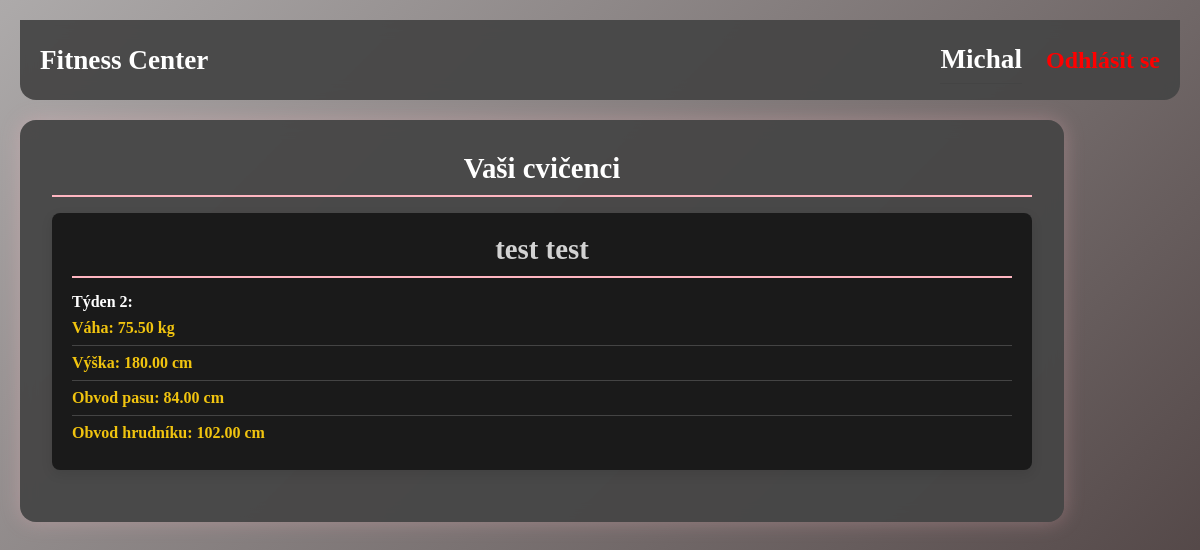
Screenshot of /src/views/dashboardTrener_page.php (signed in) with the database file from the repository.
### tables this page shows
CREATE TABLE `USER` (
  `id` int(11) NOT NULL AUTO_INCREMENT,
  `jmeno` varchar(50) DEFAULT NULL,
  `prijmeni` varchar(50) DEFAULT NULL,
  `heslo` varchar(300) DEFAULT NULL,
  `email` varchar(80) NOT NULL,
  `telefon` varchar(25) NOT NULL,
  `datum_narozeni` date DEFAULT NULL,
  `pohlavi` enum('Muz','Zena','Jine') DEFAULT NULL,
  `role_idRole` int(11) DEFAULT NULL,
  `user_idUser` int(11) DEFAULT NULL,
  PRIMARY KEY (`id`),
  UNIQUE KEY `Email_UNIQUE` (`email`),
  KEY `fk_USER_Role_idx` (`role_idRole`),
  KEY `fk_USER_USER1_idx` (`user_idUser`),
  CONSTRAINT `fk_USER_Role` FOREIGN KEY (`role_idRole`) REFERENCES `ROLE` (`id`) ON DELETE NO ACTION ON UPDATE NO ACTION,
  CONSTRAINT `fk_USER_USER1` FOREIGN KEY (`user_idUser`) REFERENCES `USER` (`id`) ON DELETE NO ACTION ON UPDATE NO ACTION
);

CREATE TABLE `PARAMETRY` (
  `id` int(11) NOT NULL AUTO_INCREMENT,
  `cislo_tydne` int(11) DEFAULT NULL,
  `vyska` decimal(10,2) DEFAULT NULL,
  `hmotnost` decimal(10,2) DEFAULT NULL,
  `obvod_pasu` decimal(10,2) DEFAULT NULL,
  `obvod_hrudniku` decimal(10,2) DEFAULT NULL,
  `user_idUser` int(11) NOT NULL,
  PRIMARY KEY (`id`),
  KEY `fk_PARAMETRY_USER1_idx` (`user_idUser`),
  CONSTRAINT `fk_PARAMETRY_USER1` FOREIGN KEY (`user_idUser`) REFERENCES `USER` (`id`) ON DELETE NO ACTION ON UPDATE NO ACTION
);

### src/database/conn.php (called while the page is built, shortened)
<?php
class Database{
        private $conn;
    public function __construct($host, $user, $pass, $dbname){
        try{
            $this->conn = new mysqli($host, $user, $pass, $dbname);
        }catch(Exception $e){
            die("Vyjímka" . $e->getMessage());
        }
    }
    public function query($query, $params = []){
        try{
            $stmt = $this->conn->prepare($query);
        if(!empty($params)){
            $data_types = str_repeat("s", count($params));
            $stmt->bind_param($data_types, ...$params);
        }
        if(!$stmt->execute()){
          throw new Exception("Nepovedlo se spustit příkaz z jiného souboru" . $stmt->error);
        }
            if (stripos(trim($query), 'SELECT') === 0) {
                $result = $stmt->get_result();
                return $result;
            } else {
                $affected = $stmt->affected_rows;
                $stmt->close();
                return $affected > 0;
            }
        }catch(Exception $e){
            echo "Vyjímka" . $e->getMessage();
            return false;
        }
    }
}
?>

### src/database/db_conn.php (called while the page is built)
<?php
require_once "conn.php";
$db = new Database("127.0.0.1:3306", "root", "696365", "georgivrbsky");

### src/views/dashboardTrener_page.php (the view, shortened to what this page needs)
<?php
include __DIR__ . '/../../src/database/db_conn.php';
$klienti = $db->query("SELECT id, jmeno, prijmeni FROM USER WHERE user_idUser = ?", [$_SESSION["user_id"]]);
?>
<!DOCTYPE html>
<html lang="cs">
<head>
    <link rel="stylesheet" href="/~georgivrbsky/public/stylesheet.css" />
</head>
<body class="dashboard-body">
    <header>
        <?php include __DIR__ . '/../../public/components/navbar.php'; ?>
    </header>
    <main class="centered-content">
        <div class="container">
            <h1>Vaši cvičenci</h1>
            <?php
            if ($klienti->num_rows === 0) {
                echo "<p>Nemáte žádné cvičence přiřazené.</p>";
            } else {
                while ($klient = $klienti->fetch_assoc()) {
                    $klient_id = $klient["id"];
                    echo "<a href='/~georgivrbsky/src/views/progressTrener_page.php?user_id=$klient_id' style='text-decoration:none; color:inherit;'>";
                    echo "<div class='klient'>";
                    echo "<h2>" . htmlspecialchars($klient['jmeno']) . " " . htmlspecialchars($klient['prijmeni']) . "</h2>";
                    $parametry = $db->query(
                        "SELECT * FROM PARAMETRY WHERE user_idUSER = ? ORDER BY cislo_tydne DESC LIMIT 1",
                        [$klient_id]
                    );
                    if ($parametry && $parametry->num_rows > 0) {
                        $p = $parametry->fetch_assoc();
                        echo "<p><strong>Týden {$p['cislo_tydne']}:</strong></p>";
                        echo "<ul>";
                        echo "<li>Váha: {$p['hmotnost']} kg</li>";
                        echo "<li>Výška: {$p['vyska']} cm</li>";
                        echo "<li>Obvod pasu: {$p['obvod_pasu']} cm</li>";
                        echo "<li>Obvod hrudníku: {$p['obvod_hrudniku']} cm</li>";
                        echo "</ul>";
                    } else {
                        echo "<p>Nemá zadané žádné parametry.</p>";
                    }
                    echo "</div>";
                    echo "</a>";
                }
            }
            ?>
        </div>
    </main>
</body>
</html>

### public/stylesheet.css (style rules this page uses)
* { margin: 0; padding: 0; box-sizing: border-box; }
body { height: 100vh; background: linear-gradient(135deg, #adaaaa, #483b3b); display: flex; align-items: center; justify-content: center; font-family: "Palatino Linotype", "Book Antiqua", Palatino, serif; font-weight: bold; color: #ffffff; padding: 0 20px; }
a { color: #ffb6c1; text-decoration: none; font-size: 0.9rem; }
ul { list-style: none; padding: 0; }
ul li { padding: 8px 0; border-bottom: 1px solid #444; color: #000000; font-size: 0.9rem; }
ul li:last-child { border-bottom: none; }
.container { width: 90%; max-width: 1200px; background: rgba(70, 70, 70, 0.95); backdrop-filter: blur(8px); padding: 2rem; border-radius: 1rem; box-shadow: 0 0 20px rgba(255, 182, 193, 0.3); }
h1 { text-align: center; color: #ffffff; font-size: 1.8rem; margin-bottom: 1rem; border-bottom: 2px solid #ffb6c1; padding-bottom: 10px; }
.login-form h2, h2 { text-align: center; color: #ffffff; font-size: 1.8rem; margin-bottom: 1rem; border-bottom: 2px solid #ffb6c1; padding-bottom: 10px; }
body.dashboard-body { height: auto; display: block; min-height: 100vh; padding: 20px; }
main { display: grid; grid-template-columns: repeat(auto-fit, minmax(500px, 1fr)); gap: 20px; max-width: 1200px; margin: 20px auto; }
.klient { background: #1a1a1a; padding: 20px; margin-bottom: 20px; border-radius: 8px; box-shadow: 0 4px 12px rgba(0, 0, 0, 0.1); }
.klient h2 { font-size: 1.8rem; color: #d2d2d2; margin-bottom: 15px; }
.klient p, .klient li { font-size: 1rem; }
.klient li { color: #f1c40f; }

### rows the page displays
user: jmeno "test", prijmeni "test", parametry.cislo_tydne "2", parametry.hmotnost "75.50", parametry.vyska "180.00", parametry.obvod_pasu "84.00", parametry.obvod_hrudniku "102.00"

### other values shown
$JMENO "Michal"
